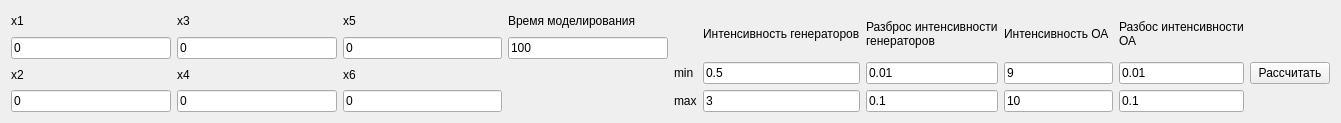
   <widget class="QWidget" name="layoutWidget">
    <property name="geometry">
     <rect>
      <x>10</x>
      <y>10</y>
      <width>1341</width>
      <height>123</height>
     </rect>
    </property>
    <layout class="QHBoxLayout" name="externalLayout">
     <property name="sizeConstraint">
      <enum>QLayout::SetNoConstraint</enum>
     </property>
     <item>
      <layout class="QGridLayout" name="pointLayout">
       <property name="sizeConstraint">
        <enum>QLayout::SetNoConstraint</enum>
       </property>
       <item row="3" column="2">
        <widget class="QLineEdit" name="processIntensityDispersion">
         <property name="text">
          <string>0</string>
         </property>
        </widget>
       </item>
       <item row="0" column="0">
        <widget class="QLabel" name="arriveIntensityLabel">
         <property name="text">
          <string>x1</string>
         </property>
        </widget>
       </item>
       <item row="3" column="0">
        <widget class="QLineEdit" name="arriveIntensityDispersion1">
         <property name="text">
          <string>0</string>
         </property>
        </widget>
       </item>
       <item row="0" column="2">
        <widget class="QLabel" name="processIntensityLabel">
         <property name="text">
          <string>x5</string>
         </property>
        </widget>
       </item>
       <item row="1" column="0">
        <widget class="QLineEdit" name="arriveIntensity1">
         <property name="text">
          <string>0</string>
         </property>
        </widget>
       </item>
       <item row="0" column="4">
        <widget class="QLabel" name="modellingTimeLabel">
         <property name="text">
          <string>Время моделирования</string>
         </property>
        </widget>
       </item>
       <item row="1" column="4">
        <widget class="QLineEdit" name="modellingTime">
         <property name="text">
          <string>100</string>
         </property>
        </widget>
       </item>
       <item row="2" column="0">
        <widget class="QLabel" name="arriveIntensityDispersionLabel">
         <property name="text">
          <string>x2</string>
         </property>
        </widget>
       </item>
       <item row="1" column="2">
        <widget class="QLineEdit" name="processIntensity">
         <property name="text">
          <string>0</string>
         </property>
        </widget>
       </item>
       <item row="0" column="1">
        <widget class="QLabel" name="label_8">
         <property name="text">
          <string>x3</string>
         </property>
        </widget>
       </item>
       <item row="1" column="1">
        <widget class="QLineEdit" name="arriveIntensity2">
         <property name="text">
          <string>0</string>
         </property>
        </widget>
       </item>
       <item row="2" column="1">
        <widget class="QLabel" name="label_7">
         <property name="text">
          <string>x4</string>
         </property>
        </widget>
       </item>
       <item row="3" column="1">
        <widget class="QLineEdit" name="arriveIntensityDispersion2">
         <property name="text">
          <string>0</string>
         </property>
        </widget>
       </item>
       <item row="2" column="2">
        <widget class="QLabel" name="processIntensityDispersionLabel">
         <property name="text">
          <string>x6</string>
         </property>
        </widget>
       </item>
      </layout>
     </item>
     <item>
      <layout class="QGridLayout" name="experimentLayout">
       <property name="sizeConstraint">
        <enum>QLayout::SetFixedSize</enum>
       </property>
       <item row="0" column="1">
        <widget class="QLabel" name="label">
         <property name="text">
          <string>Интенсивность генераторов</string>
         </property>
        </widget>
       </item>
       <item row="0" column="2">
        <widget class="QLabel" name="label_2">
         <property name="text">
          <string>Разброс интенсивности генераторов</string>
         </property>
         <property name="scaledContents">
          <bool>false</bool>
         </property>
         <property name="wordWrap">
          <bool>true</bool>
         </property>
        </widget>
       </item>
       <item row="1" column="0">
        <widget class="QLabel" name="label_5">
         <property name="text">
          <string>min</string>
         </property>
        </widget>
       </item>
       <item row="1" column="2">
        <widget class="QLineEdit" name="arriveIntensityDispersionMin">
         <property name="text">
          <string>0.01</string>
         </property>
        </widget>
       </item>
       <item row="2" column="3">
        <widget class="QLineEdit" name="processIntensityMax">
         <property name="text">
          <string>10</string>
         </property>
        </widget>
       </item>
       <item row="1" column="4">
        <widget class="QLineEdit" name="processIntensityDispersionMin">
         <property name="text">
          <string>0.01</string>
         </property>
        </widget>
       </item>
       <item row="1" column="5">
        <widget class="QPushButton" name="calculateModelButton">
         <property name="text">
          <string>Рассчитать</string>
         </property>
        </widget>
       </item>
       <item row="0" column="3">
        <widget class="QLabel" name="label_3">
         <property name="text">
          <string>Интенсивность ОА</string>
         </property>
        </widget>
       </item>
       <item row="1" column="1">
        <widget class="QLineEdit" name="arriveIntensityMin">
         <property name="text">
          <string>0.5</string>
         </property>
        </widget>
       </item>
       <item row="2" column="4">
        <widget class="QLineEdit" name="processIntensityDispersionMax">
         <property name="text">
          <string>0.1</string>
         </property>
        </widget>
       </item>
       <item row="2" column="2">
        <widget class="QLineEdit" name="arriveIntensityDispersionMax">
         <property name="text">
          <string>0.1</string>
         </property>
        </widget>
       </item>
       <item row="0" column="4">
        <widget class="QLabel" name="label_4">
         <property name="text">
          <string>Разбос интенсивности ОА</string>
         </property>
         <property name="wordWrap">
          <bool>true</bool>
         </property>
        </widget>
       </item>
       <item row="1" column="3">
        <widget class="QLineEdit" name="processIntensityMin">
         <property name="text">
          <string>9</string>
         </property>
        </widget>
       </item>
       <item row="2" column="1">
        <widget class="QLineEdit" name="arriveIntensityMax">
         <property name="text">
          <string>3</string>
         </property>
        </widget>
       </item>
       <item row="2" column="0">
        <widget class="QLabel" name="label_6">
         <property name="text">
          <string>max</string>
         </property>
        </widget>
       </item>
      </layout>
     </item>
    </layout>
   </widget>
